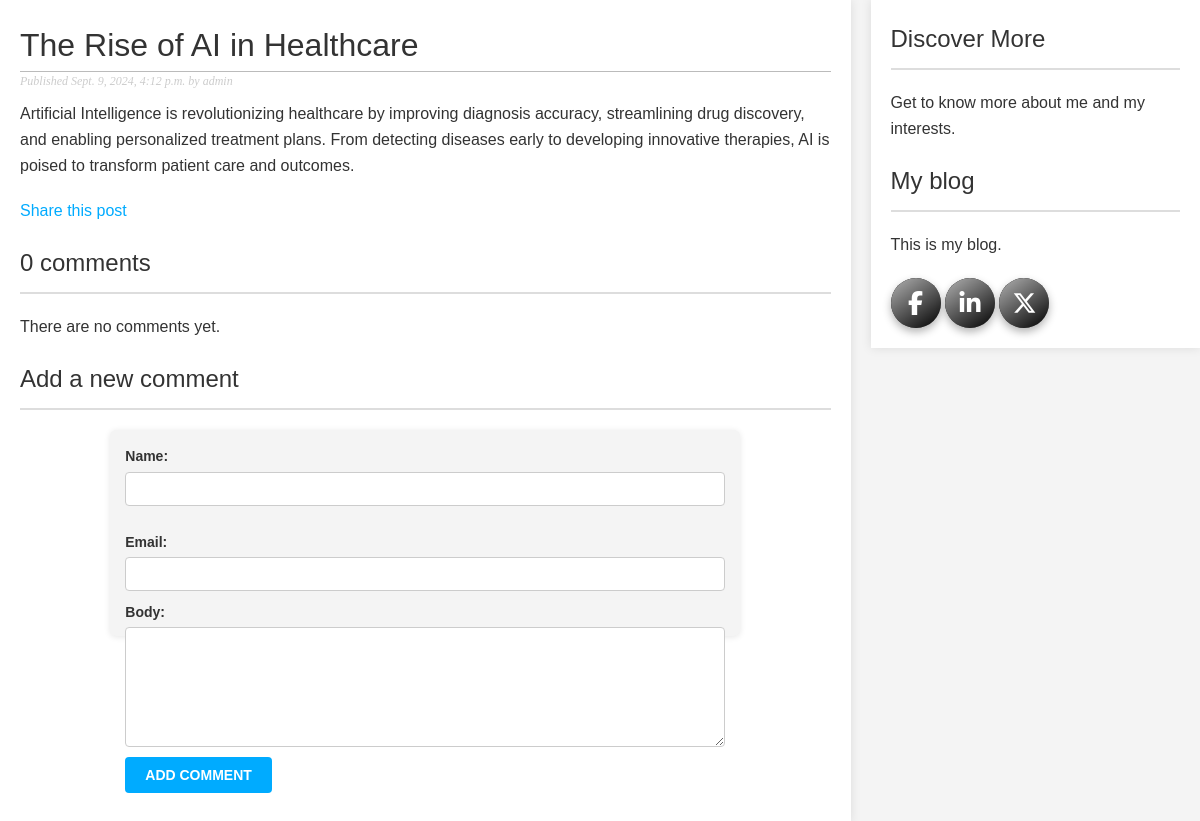
Screenshot of /blog/2024/9/9/the-rise-of-ai-in-healthcare/ with the database file from the repository.
### blog/models.py (models this page shows, shortened)
class Post(models.Model):
    class Status(models.TextChoices):
        DRAFT = 'DF', 'Draft'
        PUBLISHED = 'PB', 'Published'
    title = models.CharField(max_length=250)
    slug = models.SlugField(
        max_length=250,
        unique_for_date='publish'
    )
    author = models.ForeignKey(
        settings.AUTH_USER_MODEL,
        on_delete=models.CASCADE,
        related_name='blog_posts'
    )
    body = models.TextField()
    publish = models.DateTimeField(default=timezone.now)
    created = models.DateTimeField(auto_now_add=True)
    updated = models.DateTimeField(auto_now=True)
    status = models.CharField(
        max_length=2,
        choices=Status,
        default=Status.DRAFT
    )
    objects = models.Manager()  # The default manager.
    published = PublishedManager()  # Our custom manager.
    class Meta:
        ordering = ['-publish']
        indexes = [
            models.Index(fields=['-publish']),
        ]

### blog/views.py (the view)
def post_detail(request, year, month, day, post):
    post = get_object_or_404(
        Post,
        status=Post.Status.PUBLISHED,
        slug=post,
        publish__year=year,
        publish__month=month,
        publish__day=day,
    )
    comments = post.comments.filter(active=True)
    form = CommentForm()
    return render(
        request,
        'blog/post/detail.html',
        {
            'post': post,
            'comments': comments,
            'form': form
        },
    )

### blog/forms.py
class CommentForm(forms.ModelForm):
    class Meta:
        model = Comment
        fields = ['name', 'email', 'body']

### blog/templates/blog/post/detail.html (shortened to what this page needs)
{% extends "blog/base.html" %}
{% block content %}
  <h1>{{ post.title }}</h1>
  <p class="date">
    Published {{ post.publish }} by {{ post.author }}
  </p>
  {{ post.body|linebreaks }}
  <p>
    <a href="{% url "blog:post_share" post.id %}">
      Share this post
    </a>
  </p>
  {% with comments.count as total_comments %}
    <h2>
      {{ total_comments }} comment{{ total_comments|pluralize }}
    </h2>
  {% endwith %}
  {% for comment in comments %}
    <div class="comment">
      <p class="info">
        Comment {{ forloop.counter }} by {{ comment.name }}
        {{ comment.created }}
      </p>
      {{ comment.body|linebreaks }}
    </div>
  {% empty %}
    <p>There are no comments yet.</p>
  {% endfor %}
  {% include "blog/post/includes/comment_form.html" %}
{% endblock %}

### blog/static/css/blog.css (style rules this page uses)
body { margin: 0; padding: 0; font-family: helvetica, sans-serif; }
a { color: #00abff; text-decoration: none; }
h1 { font-weight: normal; border-bottom: 1px solid #bbb; padding: 0 0 10px 0; }
h2 { font-weight: normal; margin: 30px 0 0; }
p.date { color: #ccc; font-family: georgia, serif; font-size: 12px; font-style: italic; }
label { float: left; clear: both; color: #333; margin-bottom: 4px; }
input, textarea { clear: both; float: left; margin: 0 0 10px; background: #ededed; border: 0; padding: 6px 10px; font-size: 12px; }
.date { font-size: 13px; color: #777; margin-bottom: 10px; font-family: 'Arial', sans-serif; }
.comment-form label { display: block; margin-bottom: 4px; font-weight: bold; color: #333; font-size: 14px; }
.comment-form input[type="text"], .comment-form input[type="email"], .comment-form textarea { width: 100%; padding: 8px; border: 1px solid #ccc; border-radius: 4px; font-size: 14px; background-color: #fff; box-sizing: border-box; transition: border-color 0.3s ease; }
.comment-form textarea { height: 120px; }
body, h1, h2, p { margin: 0; padding: 0; }
body { font-family: Arial, sans-serif; line-height: 1.6; background-color: #f4f4f4; color: #333; display: flex; justify-content: center; align-items: flex-start; min-height: 100vh; }
h2 { border-bottom: 2px solid #ddd; padding-bottom: 10px; margin-bottom: 20px; }
p { margin-bottom: 20px; }

### rows the page displays
Post: title "The Rise of AI in Healthcare", publish "Sept. 9, 2024, 4:12 p.m.", author "admin", body "Artificial Intelligence is revolutionizing healthcare by improving diagnosis accuracy, streamlining drug discovery, and enabling personalized treatment plans. From detecting diseases early to developing innovative therapies, AI is poised to transform patient care and outcomes."

### other values shown
{{ total_comments }} "0"
